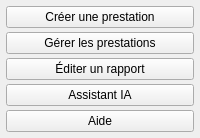
<?xml version="1.0" encoding="UTF-8"?>
<ui version="4.0">
 <class>HomeDialog</class>
 <widget class="QWidget" name="HomeDialog">
  <property name="windowTitle"><string>GEMAPI-App</string></property>
  <layout class="QVBoxLayout" name="verticalLayout">
   <property name="leftMargin"><number>6</number></property>
   <property name="topMargin"><number>6</number></property>
   <property name="rightMargin"><number>6</number></property>
   <property name="bottomMargin"><number>6</number></property>
   <item><layout class="QGridLayout" name="actionsLayout">
    <property name="horizontalSpacing"><number>4</number></property>
    <property name="verticalSpacing"><number>4</number></property>
    <item row="0" column="0"><widget class="QPushButton" name="createButton">
     <property name="minimumHeight"><number>0</number></property>
     <property name="text"><string>Créer une prestation</string></property>
    </widget></item>
    <item row="1" column="0"><widget class="QPushButton" name="manageButton">
     <property name="minimumHeight"><number>0</number></property>
     <property name="text"><string>Gérer les prestations</string></property>
    </widget></item>
    <item row="2" column="0"><widget class="QPushButton" name="reportButton">
     <property name="minimumHeight"><number>0</number></property>
     <property name="text"><string>Éditer un rapport</string></property>
    </widget></item>
    <item row="3" column="0"><widget class="QPushButton" name="assistantButton">
     <property name="text"><string>Assistant IA</string></property>
    </widget></item>
    <item row="4" column="0"><widget class="QPushButton" name="helpButton">
     <property name="minimumHeight"><number>0</number></property>
     <property name="text"><string>Aide</string></property>
    </widget></item>
   </layout></item>
  </layout>
 </widget>
 <resources/>
 <connections/>
</ui>
